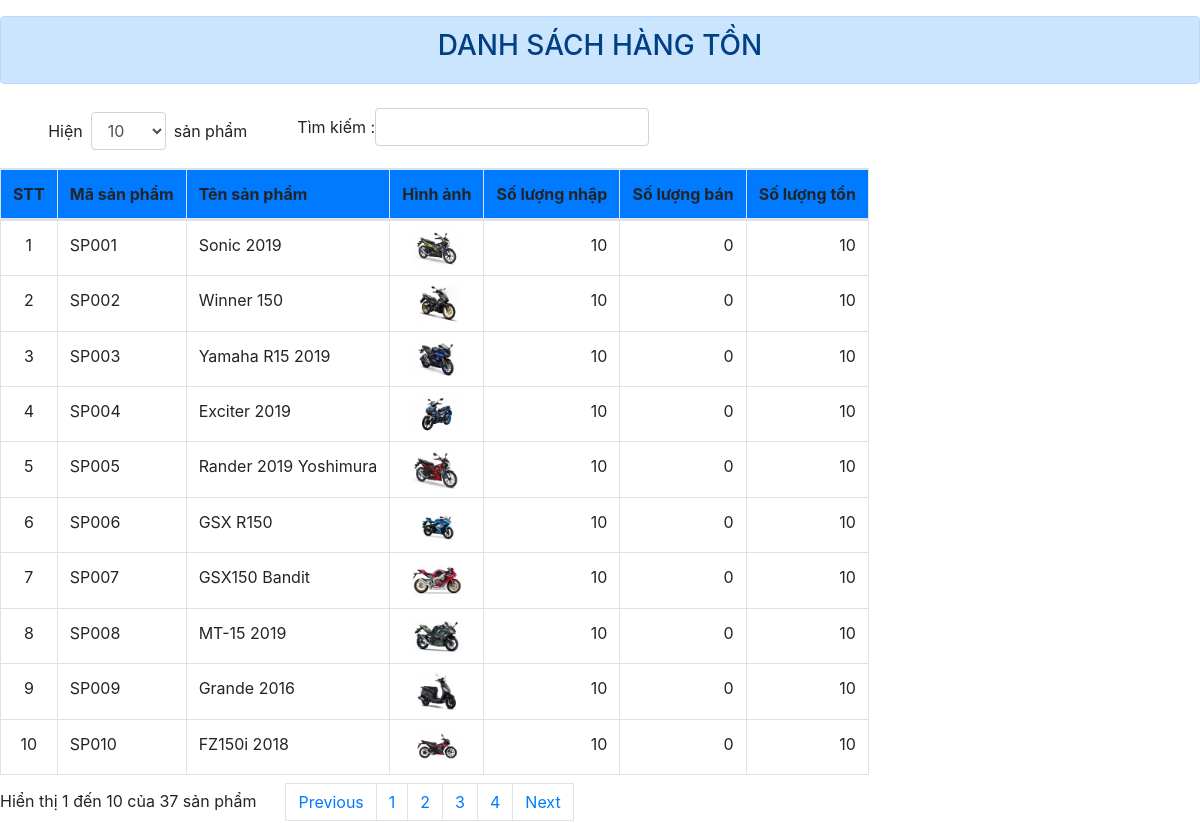
Screenshot of /Admin/chuc_nang/quanli_hangton/fr_HangTon.php with the database file from the repository.
### tables this page shows
CREATE TABLE `tbl_dmsp` (
  `ID` int(11) NOT NULL,
  `MaSP` varchar(50) NOT NULL,
  `TenSP` varchar(100) NOT NULL,
  `DienGiai` longtext NOT NULL,
  `DonGia` decimal(10,0) NOT NULL,
  `SoLuong` int(11) NOT NULL,
  `HinhAnh` varchar(100) NOT NULL,
  `IDLoai` int(11) NOT NULL,
  `IDHang` int(11) NOT NULL,
  `TrangThai` int(11) NOT NULL,
  `SoLuongBan` int(11) DEFAULT NULL
);

### Admin/chuc_nang/quanli_hangton/fr_HangTon.php (the view, shortened to what this page needs)
<!DOCTYPE html>
<html>
<head>
    <link href="css/bootstrap.min.css" rel="stylesheet" />
    <link href="css/dataTables.bootstrap.min.css" rel="stylesheet" />
</head>
<body>
<div class="alert alert-primary mt-3 text-center" role="alert">
    <h3>DANH SÁCH HÀNG TỒN</h3>
</div>
    <table id="example" class="table table-bordered table-responsive table-responsive-md table-hover"  cellspacing="0">
        <thead>
            <tr class="bg-primary">
                    <th>STT</th>
                    <th>Mã sản phẩm</th>
                    <th>Tên sản phẩm</th>
                    <th>Hình ảnh</th>
                    <th>Số lượng nhập</th>
                    <th>Số lượng bán</th>
                    <th>Số lượng tồn</th>
            </tr>
        </thead>
        <tbody>
            <?php
            $con = mysqli_connect('localhost', 'root', '', 'xemay');
            mysqli_set_charset($con, 'utf8');
            $sql_spton = "SELECT * FROM tbl_dmsp";
            $kq = mysqli_query($con, $sql_spton);
            $i=1;
            while ($row = mysqli_fetch_assoc($kq)) {
                ?>
                <tr>
                    <td class="text-center"><?php echo $i; ?></td>
                    <td><?php echo $row['MaSP']; ?></td>
                    <td><?php echo $row['TenSP']; ?></td>
                    <td class='p-2 text-center'><img src="../<?php echo $row ['HinhAnh'];?>" style="width:50px;"></td>
                    <td class="text-right"><?php echo $row['SoLuong']; ?></td>
                    <td class="text-right"><?php echo $row['SoLuongBan']; ?></td>
                    <td class="text-right"><?php echo $row['SoLuong'] - $row['SoLuongBan']; ?></td>
                </tr>
            <?php
            $i++;
            }
            ?>
        </tbody>
    </table>
</body>
</html>

### rows the page displays
tbl_dmsp: MaSP "SP001", TenSP "Sonic 2019", HinhAnh (picture), SoLuong "10", SoLuongBan "0", $row['SoLuong']-$row['SoLuongBan'] "10"
tbl_dmsp: MaSP "SP002", TenSP "Winner 150", HinhAnh (picture), SoLuong "10", SoLuongBan "0", $row['SoLuong']-$row['SoLuongBan'] "10"
tbl_dmsp: MaSP "SP003", TenSP "Yamaha R15 2019", HinhAnh (picture), SoLuong "10", SoLuongBan "0", $row['SoLuong']-$row['SoLuongBan'] "10"
tbl_dmsp: MaSP "SP004", TenSP "Exciter 2019", HinhAnh (picture), SoLuong "10", SoLuongBan "0", $row['SoLuong']-$row['SoLuongBan'] "10"
tbl_dmsp: MaSP "SP005", TenSP "Rander 2019 Yoshimura", HinhAnh (picture), SoLuong "10", SoLuongBan "0", $row['SoLuong']-$row['SoLuongBan'] "10"
tbl_dmsp: MaSP "SP006", TenSP "GSX R150", HinhAnh (picture), SoLuong "10", SoLuongBan "0", $row['SoLuong']-$row['SoLuongBan'] "10"
tbl_dmsp: MaSP "SP007", TenSP "GSX150 Bandit", HinhAnh (picture), SoLuong "10", SoLuongBan "0", $row['SoLuong']-$row['SoLuongBan'] "10"
tbl_dmsp: MaSP "SP008", TenSP "MT-15 2019", HinhAnh (picture), SoLuong "10", SoLuongBan "0", $row['SoLuong']-$row['SoLuongBan'] "10"
tbl_dmsp: MaSP "SP009", TenSP "Grande 2016", HinhAnh (picture), SoLuong "10", SoLuongBan "0", $row['SoLuong']-$row['SoLuongBan'] "10"
tbl_dmsp: MaSP "SP010", TenSP "FZ150i 2018", HinhAnh (picture), SoLuong "10", SoLuongBan "0", $row['SoLuong']-$row['SoLuongBan'] "10"
